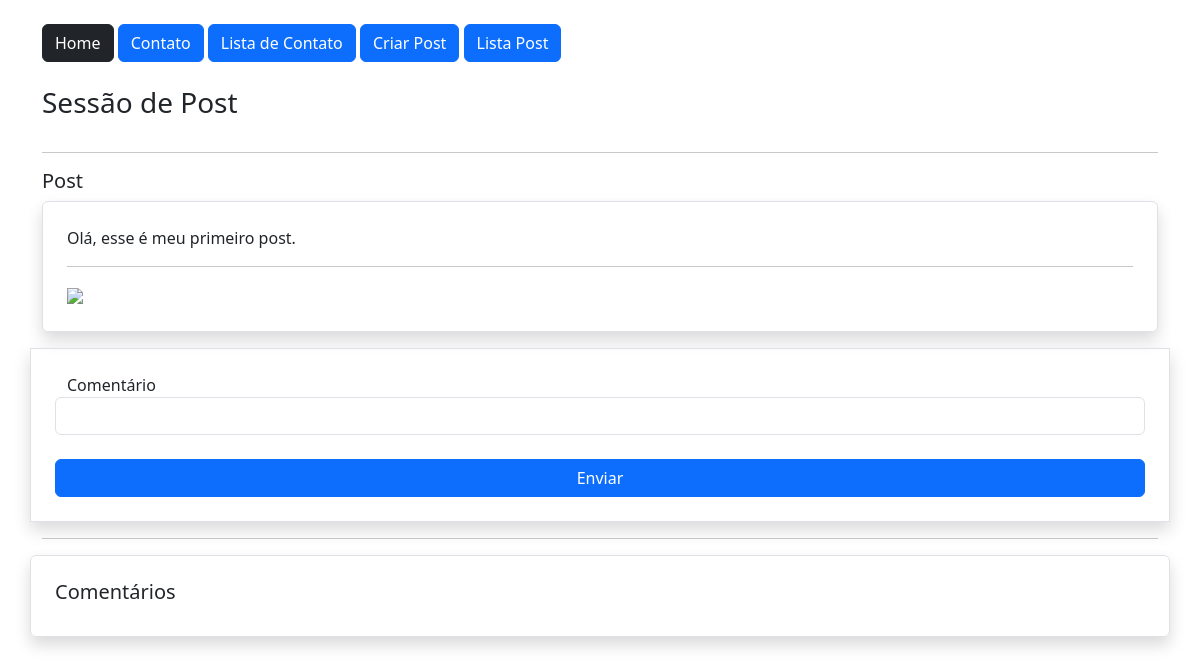
Before: /post/1 (signed in) with the older database file.
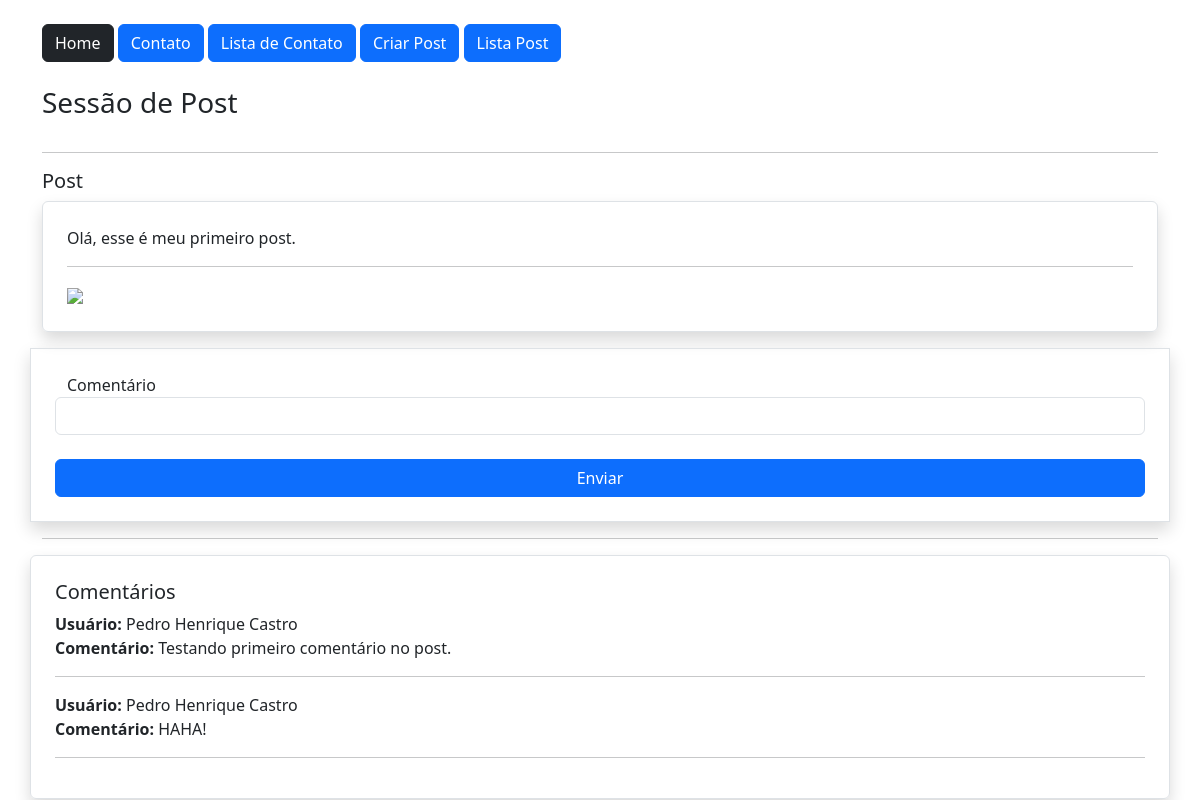
After: the same page with the newer database file.
### apps/models.py (models this page shows)
class PostComentarios(db.Model):
    id = db.Column(db.Integer, primary_key=True)
    data_criacao = db.Column(db.DateTime, default=datetime.now())
    comentario = db.Column(db.String, nullable=True)
    user_id = db.Column(db.Integer, db.ForeignKey('user.id'), nullable=True)
    post_id = db.Column(db.Integer, db.ForeignKey('post.id'), nullable=True)

class User(db.Model, UserMixin):
    id = db.Column(db.Integer, primary_key=True)
    nome = db.Column(db.String, nullable=True)
    sobrenome = db.Column(db.String, nullable=True)
    email = db.Column(db.String, nullable=True)
    senha = db.Column(db.String, nullable=True)
    posts = db.relationship('Post', backref='user', lazy=True)
    posts_comentarios = db.relationship('PostComentarios', backref='user', lazy=True)

### apps/views.py (the view)
@app.route('/post/<int:id>', methods=['GET', 'POST'])
@login_required
def post_principal(id):
    post = Post.query.get(id)
    form = PostComentarioForm()
    if form.validate_on_submit():
        form.save(current_user.id, id)
        return redirect(url_for('post_principal', id=id))
    return render_template('post.html', post=post, form=form)

### apps/forms.py (shortened to what this page needs)
class PostComentarioForm(FlaskForm):
    comentario = StringField('Comentário', validators=[DataRequired()])
    btnSubmit = SubmitField('Enviar')

### apps/models.py (called while the page is built)
@login_manager.user_loader
def load_user(user_id):
    return User.query.get(user_id)

### apps/templates/post.html (shortened to what this page needs)
{% extends 'base.html' %}
{% block content %}
    <div class="container mt-4">
        {% include 'nav.html' %}
        <div class="row mb-4 mt-4">
            <h3>Sessão de Post</h3>
        </div>
        <hr>
        <div class="row">
            <div class="col-12">
                <h5>Post</h5>
                <div class="col-12 border rounded p-4 shadow">
                    {{post.mensagem}}
                    <hr>
                    <img src="{{url_for('static', filename='data/post/{}'.format(post.imagem) )}}" style="max-width: 300px;">
                </div>
            </div>
            <div class="col-12 mt-3">
                <form action="" method="post" class="row p-4 rounde border shadow">
                    {{ form.comentario.label() }}
                    {{ form.comentario(class="form-control") }}
                    {{ form.btnSubmit(class="btn btn-primary mt-4 col-12") }}
                </form>
                <hr>
            </div>
            <div class="col-12 border rounded p-4 shadow">
                <h5>Comentários</h5>
                {% for c in post.comentarios %}
                <p>
                    <b>Usuário:</b> {{c.user.nome}} {{c.user.sobrenome}} <br>
                    <b>Comentário:</b> {{c.comentario}}
                </p>
                <hr>
                {% endfor %}
            </div>
        </div>
    </div>
{% endblock %}

Changed rows visible on the page:
added PostComentarios: user.nome "Pedro Henrique", user.sobrenome "Castro", comentario "Testando primeiro comentário no post."
added PostComentarios: user.nome "Pedro Henrique", user.sobrenome "Castro", comentario "HAHA!"
